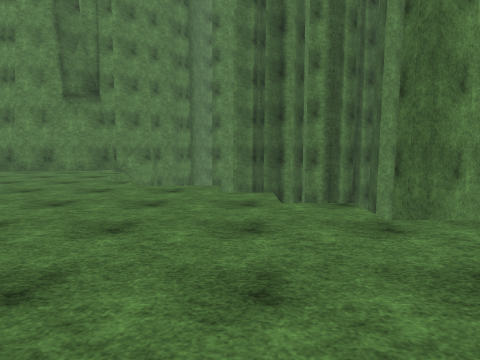
[1] (above)

21 first-person views from a walk through a 3-D level made in the Unity game engine. The camera is 1.5 m above the floor, tilts 6° down and sees 75° across. The floor is counted in squares, 2 m on a side. Each view is taken from the middle of a square. On the plan, view 1 faces up. The plan holds only what a view shows up to about 10 squares ahead; the rest is blank. The place goes on beyond the plan. Surface patterns are stand-ins for the level's own textures.

[2]
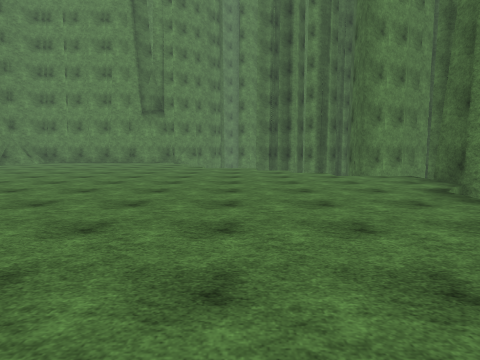

[3]
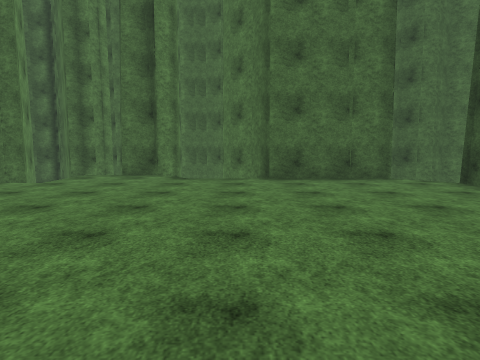

[4]
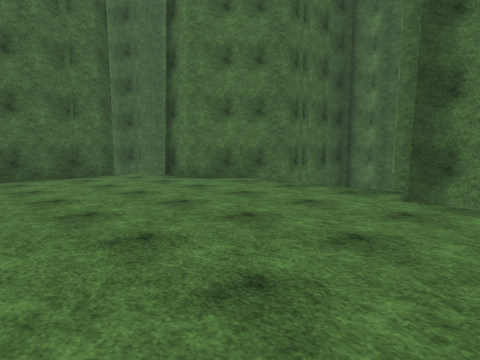

[5]
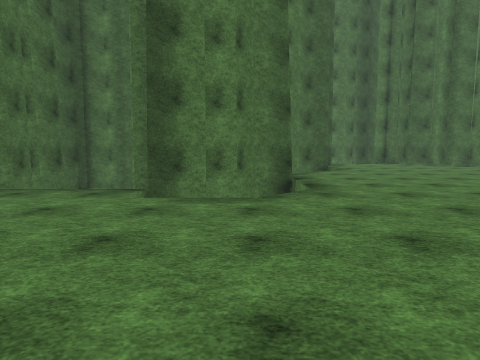

[6]
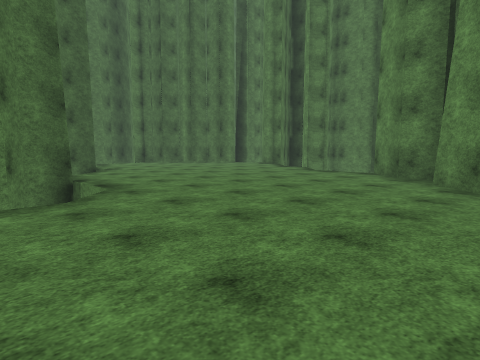

[7]
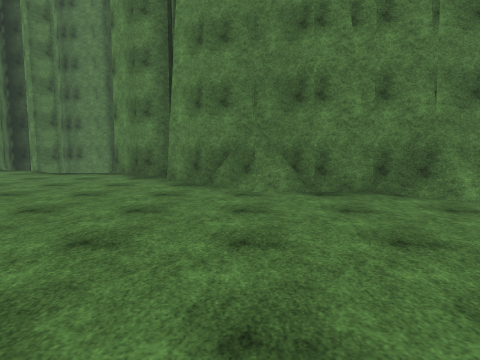

[8]
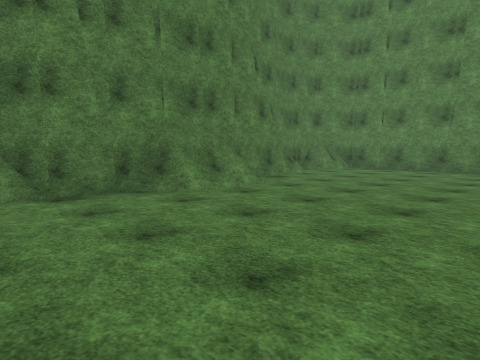

[9]
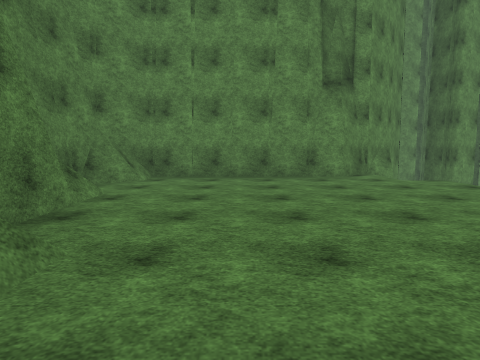

[10]
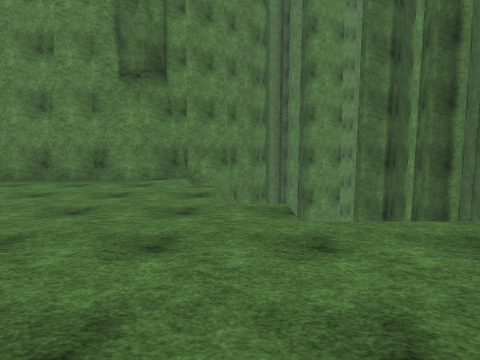

[11]
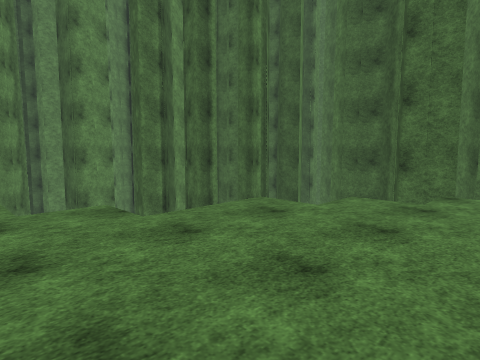

[12]
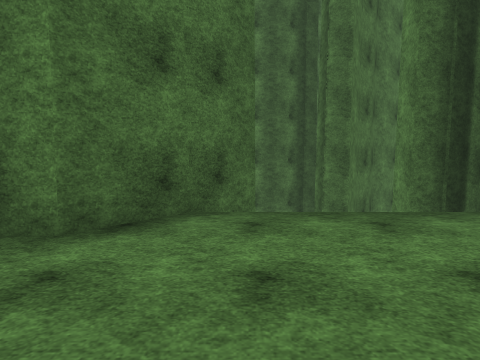

[13]
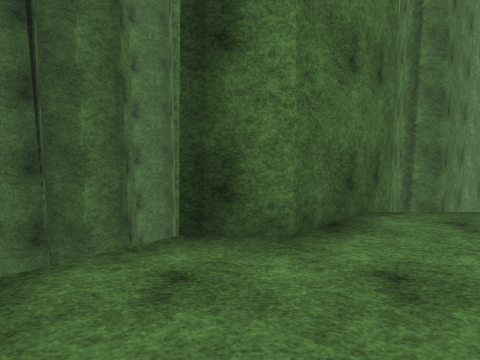

[14]
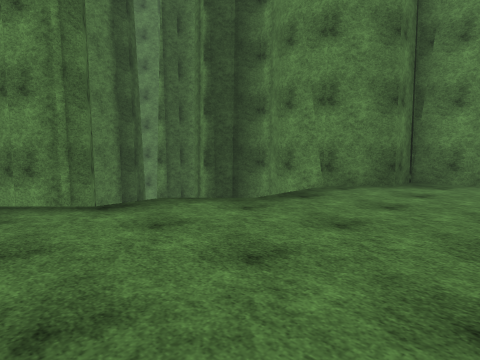

[15]
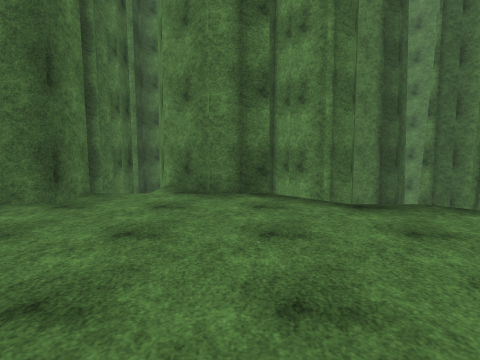

[16]
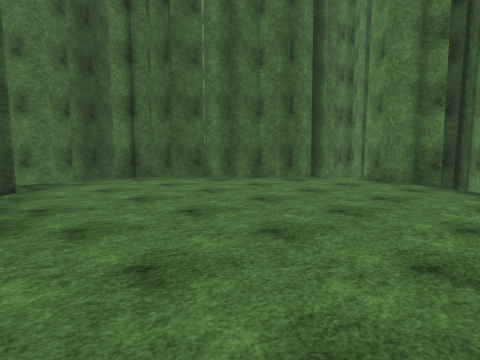

[17]
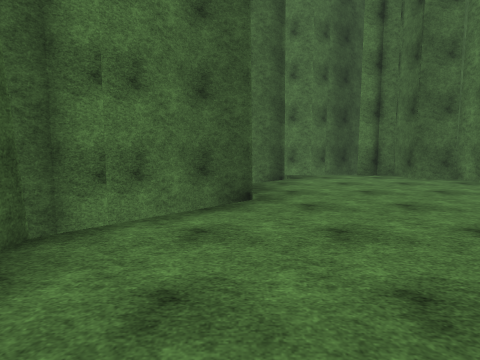

[18]
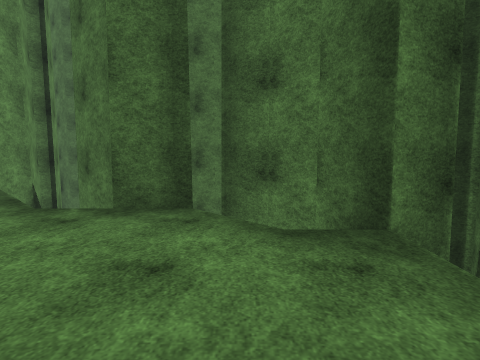

[19]
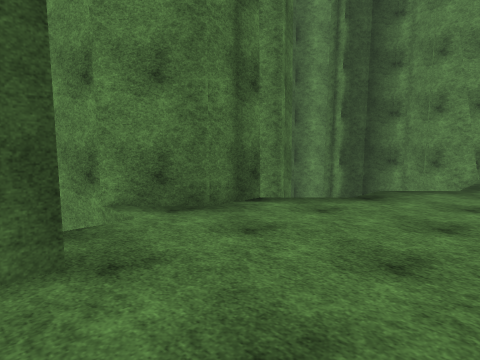

[20]
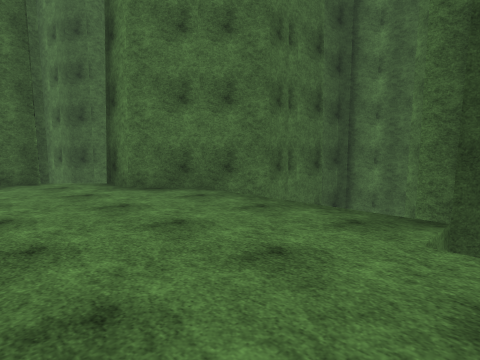

[21]
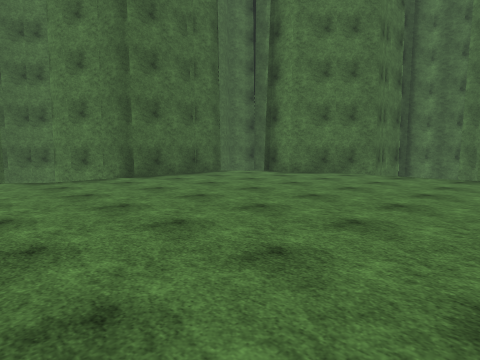

### Floor plan
Key: @ floor where view 1 was taken; # wall or solid block; x gap in a wall; . floor; v drop or lower ground.
Columns run from 19 left of view 1 to 6 right of it. Each row starts with its distance up from view 1.
 13                 #v##
 12                ## v ###
 11              ###v  ##vv
 10         ######.v   v## v
  9         #.......v   v###
  8         #.......v    v v
  7         #........v     #
  6         #..........v  v#
  5         ##..........v ###
  4          #...........vv #
  3          #............. v
  2          #.............#
  1         ##.............x
  0         #..........@..v vv
 -1        ##.............v###
 -2       ##..............##
 -3      ##...............#
 -4 ######................#
 -5 vv#vvv...............vv #
 -6 #    v.......vv....##v  v#
 -7 #v  v.......vv#vvv##    ##
 -8   #vv.......####  #  vv##
 -9  ##v........###v  #   v##
-10  ##.........vv v#
-11   #........v#vv## v#  v
-12  vvv......###v######  v#
-13 #####.....## ###      v
-14     ##....v#
-15      ##..###
-16       #  ##
-17       ####

Positions as (right, up) in squares from view 1, and headings:
1: (0, 0), facing up
2: (-1, -5), facing up
3: (-5, -1), facing right
4: (-6, -1), facing down-right
5: (-6, -1), facing down
6: (-5, -1), facing down-left
7: (-5, -1), facing left
8: (-5, -1), facing up-left
9: (-8, 2), facing up
10: (-3, 3), facing up
11: (-4, 3), facing up-right
12: (-1, -3), facing down
13: (1, -3), facing down
14: (-11, -10), facing up-left
15: (-11, -10), facing left
16: (-9, -8), facing down-left
17: (-9, -7), facing down
18: (-13, -14), facing right
19: (-13, -13), facing up-left
20: (-5, -3), facing down-right
21: (-5, 2), facing down-right
